Frame 1 (no input): blank canvas, image omitted
Frame 60 (the mouse pressed at the canvas centre just before this capture): blank canvas, image omitted
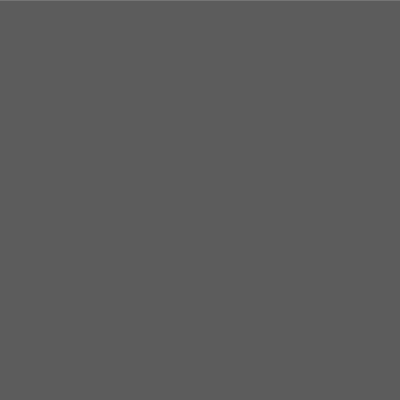
Frame 120 (the mouse held since frame 60 and released just before this capture)

The Processing sketch whose frames 1 and 60 were blank and that drew this single picture after the mouse press (run headless with seeded random() and noise(); from frame 60 on, the mouse is pressed at the canvas centre):

// Processing sketch: processing_28438
// ── processing_28438.pde

int a =0;

void setup () {
  
  size (400, 400);
  noStroke ();
  smooth ();
  }

void draw () {
  
  background (255);
  stroke (0, random (255));
  
  if (mousePressed){
  for (int x = 0; x < width; x = x+1){    
    line (x,0,x,height);    
  }}else{
    fill (0);
    rect (0,0,width, height);
  }
    
}
